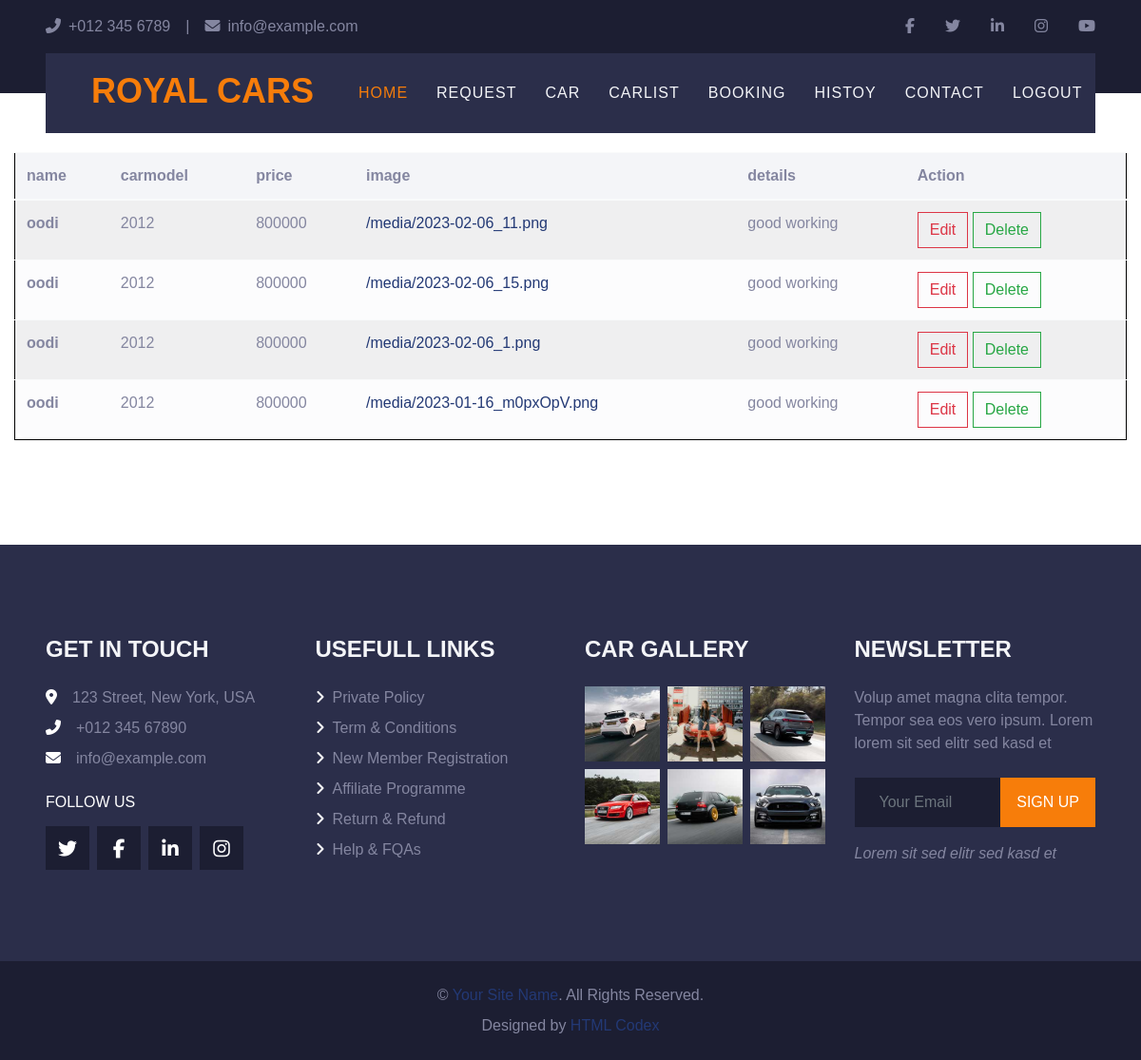
The app's page /view_car (signed in) with its own data.
### rentalapps/models.py (models this page shows)
class Car(models.Model):
    company_id = models.ForeignKey(customusers, on_delete=models.CASCADE)
    name = models.CharField(max_length=50,null=True)
    image = models.FileField()
    car_model = models.CharField(max_length=225,null=True)
    details = models.TextField(max_length=255,null=True)
    price = models.CharField(max_length=10, blank=True)
    def __str__(self):
        return self.name

### rentalapps/views.py (the view)
# urls.py: path('view_car',views.view_car, name="view_car"),
def view_car(request):
    user = customusers.objects.get(id=request.user.id)
    print(user)
    data = Car.objects.filter(company_id=user.id)
    print(data)
    return render(request, 'company/carview.html', {'data': data})

### rentalapps/models.py (called while the page is built)
    def __str__(self):
        return self.username

### templates/company/carview.html (shortened to what this page needs)
{% extends 'company/companyindex.html' %}
{% block content %}
{% load static %}
  <div class="container-fluid">
    <div class="row">
        <div class="col-md-12">
          <table class="table table-striped table-hover table-light ">
  <thead class="bg-light">
    <tr>
      <th scope="col">name</th>
      <th scope="col">carmodel</th>
      <th scope="col">price</th>
      <th scope="col">image</th>
      <th scope="col">details</th>
      <th scope="col">Action</th>
    </tr>
  </thead>
  <tbody>
    <tr>
    {% for i in data %}
      <th scope="row">{{ i.name}}</th>
      <td>{{ i.car_model }}</td>
      <td>{{ i.price }}</td>
      <td><a href="{{ i.image.url }}">{{ i.image.url }}</a></td>
      <td>{{ i.details }}</td>
      <td><a href="{% url 'edit_car' id=i.id %}"><button type="button" class="btn btn-outline-danger">Edit</button></a>
        <a href="{% url 'delete' id=i.id %}"><button type="button" class="btn btn-outline-success">Delete</button></a>
      </td>
    </tr>
{% endfor %}
  </tbody>
</table>
        </div>
    </div>
  </div>
{% endblock %}

### templates/company/companyindex.html (shortened to what this page needs)
<!DOCTYPE html>
<html lang="en">
<head>
    {% load static %}
    <link href="{% static 'https://cdnjs.cloudflare.com/ajax/libs/font-awesome/5.15.0/css/all.min.css' %}" rel="stylesheet">
    <link href="{% static 'lib/owlcarousel/assets/owl.carousel.min.css' %}" rel="stylesheet">
    <link href="{% static 'lib/tempusdominus/css/tempusdominus-bootstrap-4.min.css' %}" rel="stylesheet" />
    <link href="{% static 'css/bootstrap.min.css' %}" rel="stylesheet">
    <link href="{% static 'css/style.css' %}" rel="stylesheet">
    <link href="{% static 'css/styles.css' %}" rel="stylesheet">
</head>
<body>
    <div class="container-fluid bg-dark py-3 px-lg-5 d-none d-lg-block">
        <div class="row">
            <div class="col-md-6 text-center text-lg-left mb-2 mb-lg-0">
                <div class="d-inline-flex align-items-center">
                    <a class="text-body pr-3" href=""><i class="fa fa-phone-alt mr-2"></i>+012 345 6789</a>
                    <span class="text-body">|</span>
                    <a class="text-body px-3" href=""><i class="fa fa-envelope mr-2"></i>info@example.com</a>
                </div>
            </div>
            <div class="col-md-6 text-center text-lg-right">
                <div class="d-inline-flex align-items-center">
                    <a class="text-body px-3" href="">
                        <i class="fab fa-facebook-f"></i>
                    </a>
                    <a class="text-body px-3" href="">
                        <i class="fab fa-twitter"></i>
                    </a>
                    <a class="text-body px-3" href="">
                        <i class="fab fa-linkedin-in"></i>
                    </a>
                    <a class="text-body px-3" href="">
                        <i class="fab fa-instagram"></i>
                    </a>
                    <a class="text-body pl-3" href="">
                        <i class="fab fa-youtube"></i>
                    </a>
                </div>
            </div>
        </div>
    </div>
    <div class="container-fluid position-relative nav-bar p-0">
        <div class="position-relative px-lg-5" style="z-index: 9;">
            <nav class="navbar navbar-expand-lg bg-secondary navbar-dark py-3 py-lg-0 pl-3 pl-lg-5">
                <a href="" class="navbar-brand">
                    <h1 class="text-uppercase text-primary mb-1">Royal Cars</h1>
                </a>
                <div class="collapse navbar-collapse justify-content-between px-3" id="navbarCollapse">
                    <div class="navbar-nav ml-auto py-0">
                        <a href="{% url 'indexs' %}" class="nav-item nav-link active">Home</a>
                        <a href="{% url 'car_request' %}" class="nav-item nav-link">Request</a>
                        <a href="{% url 'add_car' %}" class="nav-item nav-link">car</a>
                        <a href="{% url 'view_car' %}" class="nav-item nav-link">CarList</a>
                        <a href="{% url 'booking' %}" class="nav-item nav-link">Booking</a>
                        <a href="" class="nav-item nav-link">Histoy</a>
                        <a href="{% url 'contacts' %}" class="nav-item nav-link">Contact</a>
                        <a href="{% url 'logout' %}" class="nav-item nav-link">Logout</a>
                    </div>
                    </div>
                </div>
        </div>
{% block content %}{% endblock %}
    <div class="container-fluid bg-secondary py-5 px-sm-3 px-md-5" style="margin-top: 90px;">
        <div class="row pt-5">
            <div class="col-lg-3 col-md-6 mb-5">
                <h4 class="text-uppercase text-light mb-4">Get In Touch</h4>
                <p class="mb-2"><i class="fa fa-map-marker-alt text-white mr-3"></i>123 Street, New York, USA</p>
                <p class="mb-2"><i class="fa fa-phone-alt text-white mr-3"></i>+012 345 67890</p>
                <p><i class="fa fa-envelope text-white mr-3"></i>info@example.com</p>
                <h6 class="text-uppercase text-white py-2">Follow Us</h6>
                <div class="d-flex justify-content-start">
                    <a class="btn btn-lg btn-dark btn-lg-square mr-2" href="#"><i class="fab fa-twitter"></i></a>
                    <a class="btn btn-lg btn-dark btn-lg-square mr-2" href="#"><i class="fab fa-facebook-f"></i></a>
                    <a class="btn btn-lg btn-dark btn-lg-square mr-2" href="#"><i class="fab fa-linkedin-in"></i></a>
                    <a class="btn btn-lg btn-dark btn-lg-square" href="#"><i class="fab fa-instagram"></i></a>
                </div>
            </div>
            <div class="col-lg-3 col-md-6 mb-5">
                <h4 class="text-uppercase text-light mb-4">Usefull Links</h4>
                <div class="d-flex flex-column justify-content-start">
                    <a class="text-body mb-2" href="#"><i class="fa fa-angle-right text-white mr-2"></i>Private Policy</a>
                    <a class="text-body mb-2" href="#"><i class="fa fa-angle-right text-white mr-2"></i>Term & Conditions</a>
                    <a class="text-body mb-2" href="#"><i class="fa fa-angle-right text-white mr-2"></i>New Member Registration</a>
                    <a class="text-body mb-2" href="#"><i class="fa fa-angle-right text-white mr-2"></i>Affiliate Programme</a>
                    <a class="text-body mb-2" href="#"><i class="fa fa-angle-right text-white mr-2"></i>Return & Refund</a>
                    <a class="text-body" href="#"><i class="fa fa-angle-right text-white mr-2"></i>Help & FQAs</a>
                </div>
            </div>
            <div class="col-lg-3 col-md-6 mb-5">
                <h4 class="text-uppercase text-light mb-4">Car Gallery</h4>
                <div class="row mx-n1">
                    <div class="col-4 px-1 mb-2">
                        <a href=""><img class="w-100" src="img/gallery-1.jpg" alt=""></a>
                    </div>
                    <div class="col-4 px-1 mb-2">
                        <a href=""><img class="w-100" src="img/gallery-2.jpg" alt=""></a>
                    </div>
                    <div class="col-4 px-1 mb-2">
                        <a href=""><img class="w-100" src="img/gallery-3.jpg" alt=""></a>
                    </div>
                    <div class="col-4 px-1 mb-2">
                        <a href=""><img class="w-100" src="img/gallery-4.jpg" alt=""></a>
                    </div>
                    <div class="col-4 px-1 mb-2">
                        <a href=""><img class="w-100" src="img/gallery-5.jpg" alt=""></a>
                    </div>
                    <div class="col-4 px-1 mb-2">
                        <a href=""><img class="w-100" src="img/gallery-6.jpg" alt=""></a>
                    </div>
                </div>
            </div>
            <div class="col-lg-3 col-md-6 mb-5">
                <h4 class="text-uppercase text-light mb-4">Newsletter</h4>
                <p class="mb-4">Volup amet magna clita tempor. Tempor sea eos vero ipsum. Lorem lorem sit sed elitr sed kasd et</p>
                <div class="w-100 mb-3">
                    <div class="input-group">
                        <input type="text" class="form-control bg-dark border-dark" style="padding: 25px;" placeholder="Your Email">
                        <div class="input-group-append">
                            <button class="btn btn-primary text-uppercase px-3">Sign Up</button>
                        </div>
                    </div>
                </div>
                <i>Lorem sit sed elitr sed kasd et</i>
            </div>
        </div>
    </div>
    <div class="container-fluid bg-dark py-4 px-sm-3 px-md-5">
        <p class="mb-2 text-center text-body">&copy; <a href="#">Your Site Name</a>. All Rights Reserved.</p>
        <p class="m-0 text-center text-body">Designed by <a href="https://htmlcodex.com">HTML Codex</a></p>
    </div>
</body>
</html>

### static/css/style.css (style rules this page uses)
:root { --primary: #F77D0A; --secondary: #e713a4; --light: #F4F5F8; --dark: #1C1E32; }
h1, h2, .font-weight-bold { font-weight: 700 !important; }
h3, h4, .font-weight-semi-bold { font-weight: 600 !important; }
h5, h6, .font-weight-medium { font-weight: 500 !important; }
.btn-lg-square { width: 46px; height: 46px; }
.btn-square, .btn-sm-square, .btn-lg-square { padding-left: 0; padding-right: 0; text-align: center; }
.nav-bar::before { position: absolute; content: ""; width: 100%; height: 50%; top: 0; left: 0; background: var(--dark); }
.nav-bar::after { position: absolute; content: ""; width: 100%; height: 50%; bottom: 0; left: 0; background: #ffffff; }
.navbar-dark .navbar-nav .nav-link { padding: 30px 15px; font-size: 16px; font-weight: 500; letter-spacing: 1px; text-transform: uppercase; color: var(--light); outline: none; }
.navbar-dark .navbar-nav .nav-link:hover, .navbar-dark .navbar-nav .nav-link.active { color: var(--primary); }

### static/css/styles.css (style rules this page uses)
:root { font-size: 100%; font-size: 16px; line-height: 1.5; --primary-blue: #233975; }
body { padding: 0; margin: 0; font-family: sans-serif; font-weight: 500; }
h1 { font-size: 2.25rem; font-weight: 700; }
a { text-decoration: none; color: var(--primary-blue); }

### templates/company/carview.html (style rules this page uses)
.table { margin: 20px auto; border: 1px solid black; border-radius: 20px; }

### records on screen
Car: name "oodi", car_model "2012", price "800000", image "/media/2023-02-06_11.png", details "good working"
Car: name "oodi", car_model "2012", price "800000", image "/media/2023-02-06_15.png", details "good working"
Car: name "oodi", car_model "2012", price "800000", image "/media/2023-02-06_1.png", details "good working"
Car: name "oodi", car_model "2012", price "800000", image "/media/2023-01-16_m0pxOpV.png", details "good working"
